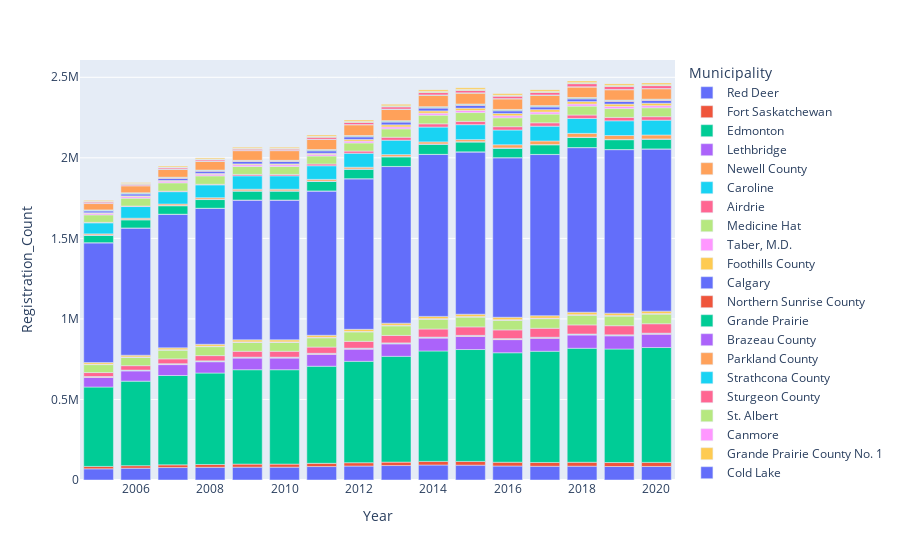

This figure's notebook cell:
### Code cell
fig = px.bar(total_reg, x='Year', y='Registration_Count',
             hover_data=['Registration_Count'], color='Municipality')
fig.show()

### Figure 1 — Plotly figure (JSON) as saved in the notebook; plotly's stock layout.template omitted (floating-point values rounded to 4 significant figures)
{"data": [{"alignmentgroup": "True", "hovertemplate": "Municipality=Red Deer<br>Year=%{x}<br>Registration_Count=%{y}<extra></extra>", "legendgroup": "Red Deer", "marker": {"color": "#636efa", "pattern": {"shape": ""}}, "name": "Red Deer", "offsetgroup": "Red Deer", "orientation": "v", "showlegend": true, "textposition": "auto", "type": "bar", "x": ["2005-01-01", "2006-01-01", "2007-01-01", "2008-01-01", "2009-01-01", "2010-01-01", "2011-01-01", "2012-01-01", "2013-01-01", "2014-01-01", "2015-01-01", "2016-01-01", "2017-01-01", "2018-01-01", "2019-01-01", "2020-01-01"], "xaxis": "x", "y": [69394, 73309, 77226, 78857, 79679, 79679, 83466, 86641, 89627, 93030, 92096, 86902, 85220, 85721, 83801, 84098], "yaxis": "y"}, {"alignmentgroup": "True", "hovertemplate": "Municipality=Fort Saskatchewan<br>Year=%{x}<br>Registration_Count=%{y}<extra></extra>", "legendgroup": "Fort Saskatchewan", "marker": {"color": "#EF553B", "pattern": {"shape": ""}}, "name": "Fort Saskatchewan", "offsetgroup": "Fort Saskatchewan", "orientation": "v", "showlegend": true, "textposition": "auto", "type": "bar", "x": ["2005-01-01", "2006-01-01", "2007-01-01", "2008-01-01", "2009-01-01", "2010-01-01", "2011-01-01", "2012-01-01", "2013-01-01", "2014-01-01", "2015-01-01", "2016-01-01", "2017-01-01", "2018-01-01", "2019-01-01", "2020-01-01"], "xaxis": "x", "y": [14909, 15631, 16841, 17514, 19124, 19124, 20073, 20691, 21513, 22517, 23324, 23466, 23652, 24389, 24681, 25313], "yaxis": "y"}, {"alignmentgroup": "True", "hovertemplate": "Municipality=Edmonton<br>Year=%{x}<br>Registration_Count=%{y}<extra></extra>", "legendgroup": "Edmonton", "marker": {"color": "#00cc96", "pattern": {"shape": ""}}, "name": "Edmonton", "offsetgroup": "Edmonton", "orientation": "v", "showlegend": true, "textposition": "auto", "type": "bar", "x": ["2005-01-01", "2006-01-01", "2007-01-01", "2008-01-01", "2009-01-01", "2010-01-01", "2011-01-01", "2012-01-01", "2013-01-01", "2014-01-01", "2015-01-01", "2016-01-01", "2017-01-01", "2018-01-01", "2019-01-01", "2020-01-01"], "xaxis": "x", "y": [492890, 524847, 554714, 567745, 585765, 585765, 602783, 629350, 656563, 685437, 694584, 679558, 690375, 707769, 704657, 712934], "yaxis": "y"}, {"alignmentgroup": "True", "hovertemplate": "Municipality=Lethbridge<br>Year=%{x}<br>Registration_Count=%{y}<extra></extra>", "legendgroup": "Lethbridge", "marker": {"color": "#ab63fa", "pattern": {"shape": ""}}, "name": "Lethbridge", "offsetgroup": "Lethbridge", "orientation": "v", "showlegend": true, "textposition": "auto", "type": "bar", "x": ["2005-01-01", "2006-01-01", "2007-01-01", "2008-01-01", "2009-01-01", "2010-01-01", "2011-01-01", "2012-01-01", "2013-01-01", "2014-01-01", "2015-01-01", "2016-01-01", "2017-01-01", "2018-01-01", "2019-01-01", "2020-01-01"], "xaxis": "x", "y": [60133, 63433, 67641, 70104, 72486, 72486, 74064, 75670, 77446, 80013, 81494, 81615, 80797, 82195, 81915, 82863], "yaxis": "y"}, {"alignmentgroup": "True", "hovertemplate": "Municipality=Newell County<br>Year=%{x}<br>Registration_Count=%{y}<extra></extra>", "legendgroup": "Newell County", "marker": {"color": "#FFA15A", "pattern": {"shape": ""}}, "name": "Newell County", "offsetgroup": "Newell County", "orientation": "v", "showlegend": true, "textposition": "auto", "type": "bar", "x": ["2005-01-01", "2006-01-01", "2007-01-01", "2008-01-01", "2009-01-01", "2010-01-01", "2011-01-01", "2012-01-01", "2013-01-01", "2014-01-01", "2015-01-01", "2016-01-01", "2017-01-01", "2018-01-01", "2019-01-01", "2020-01-01"], "xaxis": "x", "y": [2943, 3032, 3116, 3203, 3180, 3180, 3393, 3506, 3522, 3631, 3729, 3650, 3617, 3668, 3652, 3654], "yaxis": "y"}, {"alignmentgroup": "True", "hovertemplate": "Municipality=Caroline<br>Year=%{x}<br>Registration_Count=%{y}<extra></extra>", "legendgroup": "Caroline", "marker": {"color": "#19d3f3", "pattern": {"shape": ""}}, "name": "Caroline", "offsetgroup": "Caroline", "orientation": "v", "showlegend": true, "textposition": "auto", "type": "bar", "x": ["2005-01-01", "2006-01-01", "2007-01-01", "2008-01-01", "2009-01-01", "2010-01-01", "2011-01-01", "2012-01-01", "2013-01-01", "2014-01-01", "2015-01-01", "2016-01-01", "2017-01-01", "2018-01-01", "2019-01-01", "2020-01-01"], "xaxis": "x", "y": [2091, 2227, 2387, 2409, 2480, 2480, 2545, 2601, 2586, 2626, 2678, 2613, 2584, 2649, 2659, 2703], "yaxis": "y"}, {"alignmentgroup": "True", "hovertemplate": "Municipality=Airdrie<br>Year=%{x}<br>Registration_Count=%{y}<extra></extra>", "legendgroup": "Airdrie", "marker": {"color": "#FF6692", "pattern": {"shape": ""}}, "name": "Airdrie", "offsetgroup": "Airdrie", "orientation": "v", "showlegend": true, "textposition": "auto", "type": "bar", "x": ["2005-01-01", "2006-01-01", "2007-01-01", "2008-01-01", "2009-01-01", "2010-01-01", "2011-01-01", "2012-01-01", "2013-01-01", "2014-01-01", "2015-01-01", "2016-01-01", "2017-01-01", "2018-01-01", "2019-01-01", "2020-01-01"], "xaxis": "x", "y": [24609, 27288, 30095, 32293, 36368, 36368, 38999, 42381, 46233, 50069, 52552, 53988, 55749, 56348, 56471, 58437], "yaxis": "y"}, {"alignmentgroup": "True", "hovertemplate": "Municipality=Medicine Hat<br>Year=%{x}<br>Registration_Count=%{y}<extra></extra>", "legendgroup": "Medicine Hat", "marker": {"color": "#B6E880", "pattern": {"shape": ""}}, "name": "Medicine Hat", "offsetgroup": "Medicine Hat", "orientation": "v", "showlegend": true, "textposition": "auto", "type": "bar", "x": ["2005-01-01", "2006-01-01", "2007-01-01", "2008-01-01", "2009-01-01", "2010-01-01", "2011-01-01", "2012-01-01", "2013-01-01", "2014-01-01", "2015-01-01", "2016-01-01", "2017-01-01", "2018-01-01", "2019-01-01", "2020-01-01"], "xaxis": "x", "y": [49411, 51960, 54275, 55828, 55662, 55662, 57383, 58493, 59498, 60988, 60995, 60173, 59515, 60465, 59821, 60072], "yaxis": "y"}, {"alignmentgroup": "True", "hovertemplate": "Municipality=Taber, M.D.<br>Year=%{x}<br>Registration_Count=%{y}<extra></extra>", "legendgroup": "Taber, M.D.", "marker": {"color": "#FF97FF", "pattern": {"shape": ""}}, "name": "Taber, M.D.", "offsetgroup": "Taber, M.D.", "orientation": "v", "showlegend": true, "textposition": "auto", "type": "bar", "x": ["2005-01-01", "2006-01-01", "2007-01-01", "2008-01-01", "2009-01-01", "2010-01-01", "2011-01-01", "2012-01-01", "2013-01-01", "2014-01-01", "2015-01-01", "2016-01-01", "2017-01-01", "2018-01-01", "2019-01-01", "2020-01-01"], "xaxis": "x", "y": [2311, 2337, 2480, 2570, 2715, 2715, 2822, 2876, 2943, 3056, 3038, 2991, 3046, 3086, 3119, 3081], "yaxis": "y"}, {"alignmentgroup": "True", "hovertemplate": "Municipality=Foothills County<br>Year=%{x}<br>Registration_Count=%{y}<extra></extra>", "legendgroup": "Foothills County", "marker": {"color": "#FECB52", "pattern": {"shape": ""}}, "name": "Foothills County", "offsetgroup": "Foothills County", "orientation": "v", "showlegend": true, "textposition": "auto", "type": "bar", "x": ["2005-01-01", "2006-01-01", "2007-01-01", "2008-01-01", "2009-01-01", "2010-01-01", "2011-01-01", "2012-01-01", "2013-01-01", "2014-01-01", "2015-01-01", "2016-01-01", "2017-01-01", "2018-01-01", "2019-01-01", "2020-01-01"], "xaxis": "x", "y": [10169, 10729, 11550, 12150, 12643, 12643, 13038, 13367, 13756, 14367, 14732, 15346, 15305, 15353, 15074, 15132], "yaxis": "y"}, {"alignmentgroup": "True", "hovertemplate": "Municipality=Calgary<br>Year=%{x}<br>Registration_Count=%{y}<extra></extra>", "legendgroup": "Calgary", "marker": {"color": "#636efa", "pattern": {"shape": ""}}, "name": "Calgary", "offsetgroup": "Calgary", "orientation": "v", "showlegend": true, "textposition": "auto", "type": "bar", "x": ["2005-01-01", "2006-01-01", "2007-01-01", "2008-01-01", "2009-01-01", "2010-01-01", "2011-01-01", "2012-01-01", "2013-01-01", "2014-01-01", "2015-01-01", "2016-01-01", "2017-01-01", "2018-01-01", "2019-01-01", "2020-01-01"], "xaxis": "x", "y": [743767, 789347, 829030, 843825, 867376, 867376, 895357, 934296, 972193, 1005109, 1007399, 990144, 1000567, 1021618, 1015104, 1006510], "yaxis": "y"}, {"alignmentgroup": "True", "hovertemplate": "Municipality=Northern Sunrise County<br>Year=%{x}<br>Registration_Count=%{y}<extra></extra>", "legendgroup": "Northern Sunrise County", "marker": {"color": "#EF553B", "pattern": {"shape": ""}}, "name": "Northern Sunrise County", "offsetgroup": "Northern Sunrise County", "orientation": "v", "showlegend": true, "textposition": "auto", "type": "bar", "x": ["2005-01-01", "2006-01-01", "2007-01-01", "2008-01-01", "2009-01-01", "2010-01-01", "2011-01-01", "2012-01-01", "2013-01-01", "2014-01-01", "2015-01-01", "2016-01-01", "2017-01-01", "2018-01-01", "2019-01-01", "2020-01-01"], "xaxis": "x", "y": [508, 540, 576, 568, 616, 616, 627, 655, 696, 727, 731, 727, 718, 685, 674, 691], "yaxis": "y"}, {"alignmentgroup": "True", "hovertemplate": "Municipality=Grande Prairie<br>Year=%{x}<br>Registration_Count=%{y}<extra></extra>", "legendgroup": "Grande Prairie", "marker": {"color": "#00cc96", "pattern": {"shape": ""}}, "name": "Grande Prairie", "offsetgroup": "Grande Prairie", "orientation": "v", "showlegend": true, "textposition": "auto", "type": "bar", "x": ["2005-01-01", "2006-01-01", "2007-01-01", "2008-01-01", "2009-01-01", "2010-01-01", "2011-01-01", "2012-01-01", "2013-01-01", "2014-01-01", "2015-01-01", "2016-01-01", "2017-01-01", "2018-01-01", "2019-01-01", "2020-01-01"], "xaxis": "x", "y": [46120, 50480, 52439, 53918, 55384, 55384, 59298, 58514, 59379, 62542, 60912, 58216, 59514, 62153, 60866, 59869], "yaxis": "y"}, {"alignmentgroup": "True", "hovertemplate": "Municipality=Brazeau County<br>Year=%{x}<br>Registration_Count=%{y}<extra></extra>", "legendgroup": "Brazeau County", "marker": {"color": "#ab63fa", "pattern": {"shape": ""}}, "name": "Brazeau County", "offsetgroup": "Brazeau County", "orientation": "v", "showlegend": true, "textposition": "auto", "type": "bar", "x": ["2005-01-01", "2006-01-01", "2007-01-01", "2008-01-01", "2009-01-01", "2010-01-01", "2011-01-01", "2012-01-01", "2013-01-01", "2014-01-01", "2015-01-01", "2016-01-01", "2017-01-01", "2018-01-01", "2019-01-01", "2020-01-01"], "xaxis": "x", "y": [1525, 1612, 1729, 1739, 1804, 1804, 1872, 1984, 2029, 2112, 2050, 1970, 1951, 1939, 1898, 1895], "yaxis": "y"}, {"alignmentgroup": "True", "hovertemplate": "Municipality=Parkland County<br>Year=%{x}<br>Registration_Count=%{y}<extra></extra>", "legendgroup": "Parkland County", "marker": {"color": "#FFA15A", "pattern": {"shape": ""}}, "name": "Parkland County", "offsetgroup": "Parkland County", "orientation": "v", "showlegend": true, "textposition": "auto", "type": "bar", "x": ["2005-01-01", "2006-01-01", "2007-01-01", "2008-01-01", "2009-01-01", "2010-01-01", "2011-01-01", "2012-01-01", "2013-01-01", "2014-01-01", "2015-01-01", "2016-01-01", "2017-01-01", "2018-01-01", "2019-01-01", "2020-01-01"], "xaxis": "x", "y": [7318, 8587, 9382, 9740, 10011, 10011, 10512, 10660, 11941, 12822, 12908, 19894, 22034, 23687, 24214, 24428], "yaxis": "y"}, {"alignmentgroup": "True", "hovertemplate": "Municipality=Strathcona County<br>Year=%{x}<br>Registration_Count=%{y}<extra></extra>", "legendgroup": "Strathcona County", "marker": {"color": "#19d3f3", "pattern": {"shape": ""}}, "name": "Strathcona County", "offsetgroup": "Strathcona County", "orientation": "v", "showlegend": true, "textposition": "auto", "type": "bar", "x": ["2005-01-01", "2006-01-01", "2007-01-01", "2008-01-01", "2009-01-01", "2010-01-01", "2011-01-01", "2012-01-01", "2013-01-01", "2014-01-01", "2015-01-01", "2016-01-01", "2017-01-01", "2018-01-01", "2019-01-01", "2020-01-01"], "xaxis": "x", "y": [68391, 72184, 76554, 79727, 82926, 82926, 84596, 86854, 89638, 92071, 92801, 91469, 91885, 92864, 91364, 92286], "yaxis": "y"}, {"alignmentgroup": "True", "hovertemplate": "Municipality=Sturgeon County<br>Year=%{x}<br>Registration_Count=%{y}<extra></extra>", "legendgroup": "Sturgeon County", "marker": {"color": "#FF6692", "pattern": {"shape": ""}}, "name": "Sturgeon County", "offsetgroup": "Sturgeon County", "orientation": "v", "showlegend": true, "textposition": "auto", "type": "bar", "x": ["2005-01-01", "2006-01-01", "2007-01-01", "2008-01-01", "2009-01-01", "2010-01-01", "2011-01-01", "2012-01-01", "2013-01-01", "2014-01-01", "2015-01-01", "2016-01-01", "2017-01-01", "2018-01-01", "2019-01-01", "2020-01-01"], "xaxis": "x", "y": [3118, 3273, 3438, 3607, 8830, 8830, 11036, 13582, 18411, 20023, 20566, 20598, 20935, 21207, 21094, 21479], "yaxis": "y"}, {"alignmentgroup": "True", "hovertemplate": "Municipality=St. Albert<br>Year=%{x}<br>Registration_Count=%{y}<extra></extra>", "legendgroup": "St. Albert", "marker": {"color": "#B6E880", "pattern": {"shape": ""}}, "name": "St. Albert", "offsetgroup": "St. Albert", "orientation": "v", "showlegend": true, "textposition": "auto", "type": "bar", "x": ["2005-01-01", "2006-01-01", "2007-01-01", "2008-01-01", "2009-01-01", "2010-01-01", "2011-01-01", "2012-01-01", "2013-01-01", "2014-01-01", "2015-01-01", "2016-01-01", "2017-01-01", "2018-01-01", "2019-01-01", "2020-01-01"], "xaxis": "x", "y": [46297, 48774, 51332, 52387, 49195, 49195, 49572, 50424, 51944, 53578, 54445, 55202, 54088, 55330, 54621, 55279], "yaxis": "y"}, {"alignmentgroup": "True", "hovertemplate": "Municipality=Canmore<br>Year=%{x}<br>Registration_Count=%{y}<extra></extra>", "legendgroup": "Canmore", "marker": {"color": "#FF97FF", "pattern": {"shape": ""}}, "name": "Canmore", "offsetgroup": "Canmore", "orientation": "v", "showlegend": true, "textposition": "auto", "type": "bar", "x": ["2005-01-01", "2006-01-01", "2007-01-01", "2008-01-01", "2009-01-01", "2010-01-01", "2011-01-01", "2012-01-01", "2013-01-01", "2014-01-01", "2015-01-01", "2016-01-01", "2017-01-01", "2018-01-01", "2019-01-01", "2020-01-01"], "xaxis": "x", "y": [9147, 9726, 10285, 10412, 10738, 10738, 10902, 11395, 11998, 12468, 12873, 12803, 12994, 13222, 13205, 13292], "yaxis": "y"}, {"alignmentgroup": "True", "hovertemplate": "Municipality=Grande Prairie County No. 1<br>Year=%{x}<br>Registration_Count=%{y}<extra></extra>", "legendgroup": "Grande Prairie County No. 1", "marker": {"color": "#FECB52", "pattern": {"shape": ""}}, "name": "Grande Prairie County No. 1", "offsetgroup": "Grande Prairie County No. 1", "orientation": "v", "showlegend": true, "textposition": "auto", "type": "bar", "x": ["2005-01-01", "2006-01-01", "2007-01-01", "2008-01-01", "2009-01-01", "2010-01-01", "2011-01-01", "2012-01-01", "2013-01-01", "2014-01-01", "2015-01-01", "2016-01-01", "2017-01-01", "2018-01-01", "2019-01-01", "2020-01-01"], "xaxis": "x", "y": [3973, 4408, 4764, 4794, 5354, 5354, 5902, 10329, 13116, 14265, 14340, 14006, 14664, 14867, 14775, 15058], "yaxis": "y"}, {"alignmentgroup": "True", "hovertemplate": "Municipality=Cold Lake<br>Year=%{x}<br>Registration_Count=%{y}<extra></extra>", "legendgroup": "Cold Lake", "marker": {"color": "#636efa", "pattern": {"shape": ""}}, "name": "Cold Lake", "offsetgroup": "Cold Lake", "orientation": "v", "showlegend": true, "textposition": "auto", "type": "bar", "x": ["2005-01-01", "2006-01-01", "2007-01-01", "2008-01-01", "2009-01-01", "2010-01-01", "2011-01-01", "2012-01-01", "2013-01-01", "2014-01-01", "2015-01-01", "2016-01-01", "2017-01-01", "2018-01-01", "2019-01-01", "2020-01-01"], "xaxis": "x", "y": [11410, 12143, 12841, 13574, 14693, 14693, 15380, 16104, 17146, 17333, 17269, 16721, 16686, 16916, 16563, 16691], "yaxis": "y"}, {"alignmentgroup": "True", "hovertemplate": "Municipality=Bonnyville No. 87<br>Year=%{x}<br>Registration_Count=%{y}<extra></extra>", "legendgroup": "Bonnyville No. 87", "marker": {"color": "#EF553B", "pattern": {"shape": ""}}, "name": "Bonnyville No. 87", "offsetgroup": "Bonnyville No. 87", "orientation": "v", "showlegend": true, "textposition": "auto", "type": "bar", "x": ["2005-01-01", "2006-01-01", "2007-01-01", "2008-01-01", "2009-01-01", "2010-01-01", "2011-01-01", "2012-01-01", "2013-01-01", "2014-01-01", "2015-01-01", "2016-01-01", "2017-01-01", "2018-01-01", "2019-01-01", "2020-01-01"], "xaxis": "x", "y": [2393, 2513, 2696, 2830, 3010, 3010, 3168, 3316, 3572, 3723, 3592, 3474, 3451, 3505, 3447, 3495], "yaxis": "y"}, {"alignmentgroup": "True", "hovertemplate": "Municipality=St. Paul County No. 19<br>Year=%{x}<br>Registration_Count=%{y}<extra></extra>", "legendgroup": "St. Paul County No. 19", "marker": {"color": "#00cc96", "pattern": {"shape": ""}}, "name": "St. Paul County No. 19", "offsetgroup": "St. Paul County No. 19", "orientation": "v", "showlegend": true, "textposition": "auto", "type": "bar", "x": ["2005-01-01", "2006-01-01", "2007-01-01", "2008-01-01", "2009-01-01", "2010-01-01", "2011-01-01", "2012-01-01", "2013-01-01", "2014-01-01", "2015-01-01", "2016-01-01", "2017-01-01", "2018-01-01", "2019-01-01", "2020-01-01"], "xaxis": "x", "y": [3596, 4476, 3928, 3960, 4203, 4203, 4366, 4447, 4606, 4646, 4650, 4490, 4473, 4552, 4263, 4479], "yaxis": "y"}, {"alignmentgroup": "True", "hovertemplate": "Municipality=Peace No. 135<br>Year=%{x}<br>Registration_Count=%{y}<extra></extra>", "legendgroup": "Peace No. 135", "marker": {"color": "#ab63fa", "pattern": {"shape": ""}}, "name": "Peace No. 135", "offsetgroup": "Peace No. 135", "orientation": "v", "showlegend": true, "textposition": "auto", "type": "bar", "x": ["2005-01-01", "2006-01-01", "2007-01-01", "2008-01-01", "2009-01-01", "2010-01-01", "2011-01-01", "2012-01-01", "2013-01-01", "2014-01-01", "2015-01-01", "2016-01-01", "2017-01-01", "2018-01-01", "2019-01-01", "2020-01-01"], "xaxis": "x", "y": [334, 335, 356, 386, 391, 391, 413, 433, 430, 450, 425, 425, 432, 445, 410, 436], "yaxis": "y"}, {"alignmentgroup": "True", "hovertemplate": "Municipality=Wood Buffalo<br>Year=%{x}<br>Registration_Count=%{y}<extra></extra>", "legendgroup": "Wood Buffalo", "marker": {"color": "#FFA15A", "pattern": {"shape": ""}}, "name": "Wood Buffalo", "offsetgroup": "Wood Buffalo", "orientation": "v", "showlegend": true, "textposition": "auto", "type": "bar", "x": ["2005-01-01", "2006-01-01", "2007-01-01", "2008-01-01", "2009-01-01", "2010-01-01", "2011-01-01", "2012-01-01", "2013-01-01", "2014-01-01", "2015-01-01", "2016-01-01", "2017-01-01", "2018-01-01", "2019-01-01", "2020-01-01"], "xaxis": "x", "y": [39380, 43179, 48802, 53889, 59820, 59820, 62304, 66528, 70162, 71163, 67720, 65494, 64349, 64988, 64342, 64436], "yaxis": "y"}, {"alignmentgroup": "True", "hovertemplate": "Municipality=Bruderheim<br>Year=%{x}<br>Registration_Count=%{y}<extra></extra>", "legendgroup": "Bruderheim", "marker": {"color": "#19d3f3", "pattern": {"shape": ""}}, "name": "Bruderheim", "offsetgroup": "Bruderheim", "orientation": "v", "showlegend": true, "textposition": "auto", "type": "bar", "x": ["2005-01-01", "2006-01-01", "2007-01-01", "2008-01-01", "2009-01-01", "2010-01-01", "2011-01-01", "2012-01-01", "2013-01-01", "2014-01-01", "2015-01-01", "2016-01-01", "2017-01-01", "2018-01-01", "2019-01-01", "2020-01-01"], "xaxis": "x", "y": [1415, 1455, 1533, 1516, 1583, 1583, 1590, 1593, 1689, 1742, 1757, 1728, 1727, 1761, 1754, 1784], "yaxis": "y"}, {"alignmentgroup": "True", "hovertemplate": "Municipality=Leduc County<br>Year=%{x}<br>Registration_Count=%{y}<extra></extra>", "legendgroup": "Leduc County", "marker": {"color": "#FF6692", "pattern": {"shape": ""}}, "name": "Leduc County", "offsetgroup": "Leduc County", "orientation": "v", "showlegend": true, "textposition": "auto", "type": "bar", "x": ["2005-01-01", "2006-01-01", "2007-01-01", "2008-01-01", "2009-01-01", "2010-01-01", "2011-01-01", "2012-01-01", "2013-01-01", "2014-01-01", "2015-01-01", "2016-01-01", "2017-01-01", "2018-01-01", "2019-01-01", "2020-01-01"], "xaxis": "x", "y": [7639, 7700, 7551, 7853, 7869, 7869, 12165, 13206, 13969, 14829, 14786, 15086, 15601, 19062, 18336, 17888], "yaxis": "y"}, {"alignmentgroup": "True", "hovertemplate": "Municipality=Beaverlodge<br>Year=%{x}<br>Registration_Count=%{y}<extra></extra>", "legendgroup": "Beaverlodge", "marker": {"color": "#B6E880", "pattern": {"shape": ""}}, "name": "Beaverlodge", "offsetgroup": "Beaverlodge", "orientation": "v", "showlegend": true, "textposition": "auto", "type": "bar", "x": ["2005-01-01", "2006-01-01", "2007-01-01", "2008-01-01", "2009-01-01", "2010-01-01", "2011-01-01", "2012-01-01", "2013-01-01", "2014-01-01", "2015-01-01", "2016-01-01", "2017-01-01", "2018-01-01", "2019-01-01", "2020-01-01"], "xaxis": "x", "y": [4086, 4326, 4509, 4602, 4740, 4740, 4923, 5065, 5281, 5519, 5552, 5415, 5461, 5675, 5514, 5463], "yaxis": "y"}, {"alignmentgroup": "True", "hovertemplate": "Municipality=Lamont County<br>Year=%{x}<br>Registration_Count=%{y}<extra></extra>", "legendgroup": "Lamont County", "marker": {"color": "#FF97FF", "pattern": {"shape": ""}}, "name": "Lamont County", "offsetgroup": "Lamont County", "orientation": "v", "showlegend": true, "textposition": "auto", "type": "bar", "x": ["2005-01-01", "2006-01-01", "2007-01-01", "2008-01-01", "2009-01-01", "2010-01-01", "2011-01-01", "2012-01-01", "2013-01-01", "2014-01-01", "2015-01-01", "2016-01-01", "2017-01-01", "2018-01-01", "2019-01-01", "2020-01-01"], "xaxis": "x", "y": [967, 979, 1031, 1040, 1075, 1075, 1113, 590, 1174, 1171, 636, 603, 607, 608, 578, 605], "yaxis": "y"}, {"alignmentgroup": "True", "hovertemplate": "Municipality=Yellowhead County<br>Year=%{x}<br>Registration_Count=%{y}<extra></extra>", "legendgroup": "Yellowhead County", "marker": {"color": "#FECB52", "pattern": {"shape": ""}}, "name": "Yellowhead County", "offsetgroup": "Yellowhead County", "orientation": "v", "showlegend": true, "textposition": "auto", "type": "bar", "x": ["2005-01-01", "2006-01-01", "2007-01-01", "2008-01-01", "2009-01-01", "2010-01-01", "2011-01-01", "2012-01-01", "2013-01-01", "2014-01-01", "2015-01-01", "2016-01-01", "2017-01-01", "2018-01-01", "2019-01-01", "2020-01-01"], "xaxis": "x", "y": [5736, 5866, 6135, 6191, 6425, 6425, 8128, 8960, 9399, 9882, 9994, 9840, 10040, 10262, 10114, 10278], "yaxis": "y"}], "layout": {"autosize": true, "barmode": "relative", "legend": {"title": {"text": "Municipality"}, "tracegroupgap": 0}, "margin": {"t": 60}, "xaxis": {"anchor": "y", "autorange": true, "domain": [0, 1], "range": ["2004-07-02 12:00", "2020-07-01 12:00"], "title": {"text": "Year"}, "type": "date"}, "yaxis": {"anchor": "x", "autorange": true, "domain": [0, 1], "range": [0, 2607000.0], "title": {"text": "Registration_Count"}, "type": "linear"}}}
